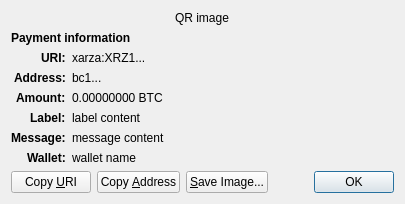
<?xml version="1.0" encoding="UTF-8"?>
<ui version="4.0">
 <class>ReceiveRequestDialog</class>
 <widget class="QDialog" name="ReceiveRequestDialog">
  <property name="geometry">
   <rect>
    <x>0</x>
    <y>0</y>
    <width>413</width>
    <height>229</height>
   </rect>
  </property>
  <property name="windowTitle">
   <string>Request payment to ...</string>
  </property>
  <layout class="QGridLayout" name="gridLayout" columnstretch="0,1">
   <property name="sizeConstraint">
    <enum>QLayout::SetFixedSize</enum>
   </property>
   <item row="0" column="0" colspan="2" alignment="Qt::AlignHCenter">
    <widget class="QRImageWidget" name="qr_code">
     <property name="text">
      <string notr="true">QR image</string>
     </property>
     <property name="textInteractionFlags">
      <set>Qt::NoTextInteraction</set>
     </property>
    </widget>
   </item>
   <item row="1" column="0" colspan="2">
    <widget class="QLabel" name="payment_header">
     <property name="font">
      <font>
       <weight>75</weight>
       <bold>true</bold>
      </font>
     </property>
     <property name="text">
      <string>Payment information</string>
     </property>
     <property name="textInteractionFlags">
      <set>Qt::NoTextInteraction</set>
     </property>
    </widget>
   </item>
   <item row="2" column="0" alignment="Qt::AlignRight|Qt::AlignTop">
    <widget class="QLabel" name="uri_tag">
     <property name="font">
      <font>
       <weight>75</weight>
       <bold>true</bold>
      </font>
     </property>
     <property name="text">
      <string notr="true">URI:</string>
     </property>
     <property name="textFormat">
      <enum>Qt::PlainText</enum>
     </property>
     <property name="textInteractionFlags">
      <set>Qt::NoTextInteraction</set>
     </property>
    </widget>
   </item>
   <item row="2" column="1" alignment="Qt::AlignTop">
    <widget class="QLabel" name="uri_content">
     <property name="text">
      <string notr="true">xarza:XRZ1...</string>
     </property>
     <property name="textFormat">
      <enum>Qt::RichText</enum>
     </property>
     <property name="wordWrap">
      <bool>true</bool>
     </property>
     <property name="textInteractionFlags">
      <set>Qt::TextSelectableByMouse</set>
     </property>
    </widget>
   </item>
   <item row="3" column="0" alignment="Qt::AlignRight|Qt::AlignTop">
    <widget class="QLabel" name="address_tag">
     <property name="font">
      <font>
       <weight>75</weight>
       <bold>true</bold>
      </font>
     </property>
     <property name="text">
      <string>Address:</string>
     </property>
     <property name="textInteractionFlags">
      <set>Qt::NoTextInteraction</set>
     </property>
    </widget>
   </item>
   <item row="3" column="1" alignment="Qt::AlignTop">
    <widget class="QLabel" name="address_content">
     <property name="text">
      <string notr="true">bc1...</string>
     </property>
     <property name="textFormat">
      <enum>Qt::PlainText</enum>
     </property>
     <property name="textInteractionFlags">
      <set>Qt::TextSelectableByMouse</set>
     </property>
    </widget>
   </item>
   <item row="4" column="0" alignment="Qt::AlignRight|Qt::AlignTop">
    <widget class="QLabel" name="amount_tag">
     <property name="font">
      <font>
       <weight>75</weight>
       <bold>true</bold>
      </font>
     </property>
     <property name="text">
      <string>Amount:</string>
     </property>
     <property name="textInteractionFlags">
      <set>Qt::NoTextInteraction</set>
     </property>
    </widget>
   </item>
   <item row="4" column="1" alignment="Qt::AlignTop">
    <widget class="QLabel" name="amount_content">
     <property name="text">
      <string notr="true">0.00000000 BTC</string>
     </property>
     <property name="textFormat">
      <enum>Qt::PlainText</enum>
     </property>
     <property name="textInteractionFlags">
      <set>Qt::TextSelectableByMouse</set>
     </property>
    </widget>
   </item>
   <item row="5" column="0" alignment="Qt::AlignRight|Qt::AlignTop">
    <widget class="QLabel" name="label_tag">
     <property name="font">
      <font>
       <weight>75</weight>
       <bold>true</bold>
      </font>
     </property>
     <property name="text">
      <string>Label:</string>
     </property>
     <property name="textInteractionFlags">
      <set>Qt::NoTextInteraction</set>
     </property>
    </widget>
   </item>
   <item row="5" column="1" alignment="Qt::AlignTop">
    <widget class="QLabel" name="label_content">
     <property name="text">
      <string notr="true">label content</string>
     </property>
     <property name="textFormat">
      <enum>Qt::PlainText</enum>
     </property>
     <property name="wordWrap">
      <bool>true</bool>
     </property>
     <property name="textInteractionFlags">
      <set>Qt::TextSelectableByMouse</set>
     </property>
    </widget>
   </item>
   <item row="6" column="0" alignment="Qt::AlignRight|Qt::AlignTop">
    <widget class="QLabel" name="message_tag">
     <property name="font">
      <font>
       <weight>75</weight>
       <bold>true</bold>
      </font>
     </property>
     <property name="text">
      <string>Message:</string>
     </property>
     <property name="textInteractionFlags">
      <set>Qt::NoTextInteraction</set>
     </property>
    </widget>
   </item>
   <item row="6" column="1" alignment="Qt::AlignTop">
    <widget class="QLabel" name="message_content">
     <property name="text">
      <string notr="true">message content</string>
     </property>
     <property name="textFormat">
      <enum>Qt::PlainText</enum>
     </property>
     <property name="wordWrap">
      <bool>true</bool>
     </property>
     <property name="textInteractionFlags">
      <set>Qt::TextSelectableByMouse</set>
     </property>
    </widget>
   </item>
   <item row="7" column="0" alignment="Qt::AlignRight|Qt::AlignTop">
    <widget class="QLabel" name="wallet_tag">
     <property name="font">
      <font>
       <weight>75</weight>
       <bold>true</bold>
      </font>
     </property>
     <property name="text">
      <string>Wallet:</string>
     </property>
     <property name="textInteractionFlags">
      <set>Qt::NoTextInteraction</set>
     </property>
    </widget>
   </item>
   <item row="7" column="1" alignment="Qt::AlignTop">
    <widget class="QLabel" name="wallet_content">
     <property name="text">
      <string notr="true">wallet name</string>
     </property>
     <property name="textFormat">
      <enum>Qt::PlainText</enum>
     </property>
     <property name="wordWrap">
      <bool>true</bool>
     </property>
     <property name="textInteractionFlags">
      <set>Qt::TextSelectableByMouse</set>
     </property>
    </widget>
   </item>
   <item row="8" column="0" colspan="2">
    <layout class="QHBoxLayout" name="horizontalLayout">
     <item>
      <widget class="QPushButton" name="btnCopyURI">
       <property name="text">
        <string>Copy &amp;URI</string>
       </property>
       <property name="autoDefault">
        <bool>false</bool>
       </property>
      </widget>
     </item>
     <item>
      <widget class="QPushButton" name="btnCopyAddress">
       <property name="text">
        <string>Copy &amp;Address</string>
       </property>
       <property name="autoDefault">
        <bool>false</bool>
       </property>
      </widget>
     </item>
     <item>
      <widget class="QPushButton" name="btnSaveAs">
       <property name="text">
        <string>&amp;Save Image...</string>
       </property>
       <property name="autoDefault">
        <bool>false</bool>
       </property>
      </widget>
     </item>
     <item>
      <spacer name="horizontalSpacer_2">
       <property name="orientation">
        <enum>Qt::Horizontal</enum>
       </property>
       <property name="sizeHint" stdset="0">
        <size>
         <width>40</width>
         <height>20</height>
        </size>
       </property>
      </spacer>
     </item>
     <item>
      <widget class="QDialogButtonBox" name="buttonBox">
       <property name="focusPolicy">
        <enum>Qt::StrongFocus</enum>
       </property>
       <property name="standardButtons">
        <set>QDialogButtonBox::Ok</set>
       </property>
      </widget>
     </item>
    </layout>
   </item>
  </layout>
 </widget>
 <customwidgets>
  <customwidget>
   <class>QRImageWidget</class>
   <extends>QLabel</extends>
   <header>qt/qrimagewidget.h</header>
  </customwidget>
 </customwidgets>
 <tabstops>
  <tabstop>buttonBox</tabstop>
  <tabstop>btnCopyURI</tabstop>
  <tabstop>btnCopyAddress</tabstop>
  <tabstop>btnSaveAs</tabstop>
 </tabstops>
 <resources/>
 <connections>
  <connection>
   <sender>buttonBox</sender>
   <signal>accepted()</signal>
   <receiver>ReceiveRequestDialog</receiver>
   <slot>accept()</slot>
   <hints>
    <hint type="sourcelabel">
     <x>135</x>
     <y>230</y>
    </hint>
    <hint type="destinationlabel">
     <x>135</x>
     <y>126</y>
    </hint>
   </hints>
  </connection>
 </connections>
</ui>
